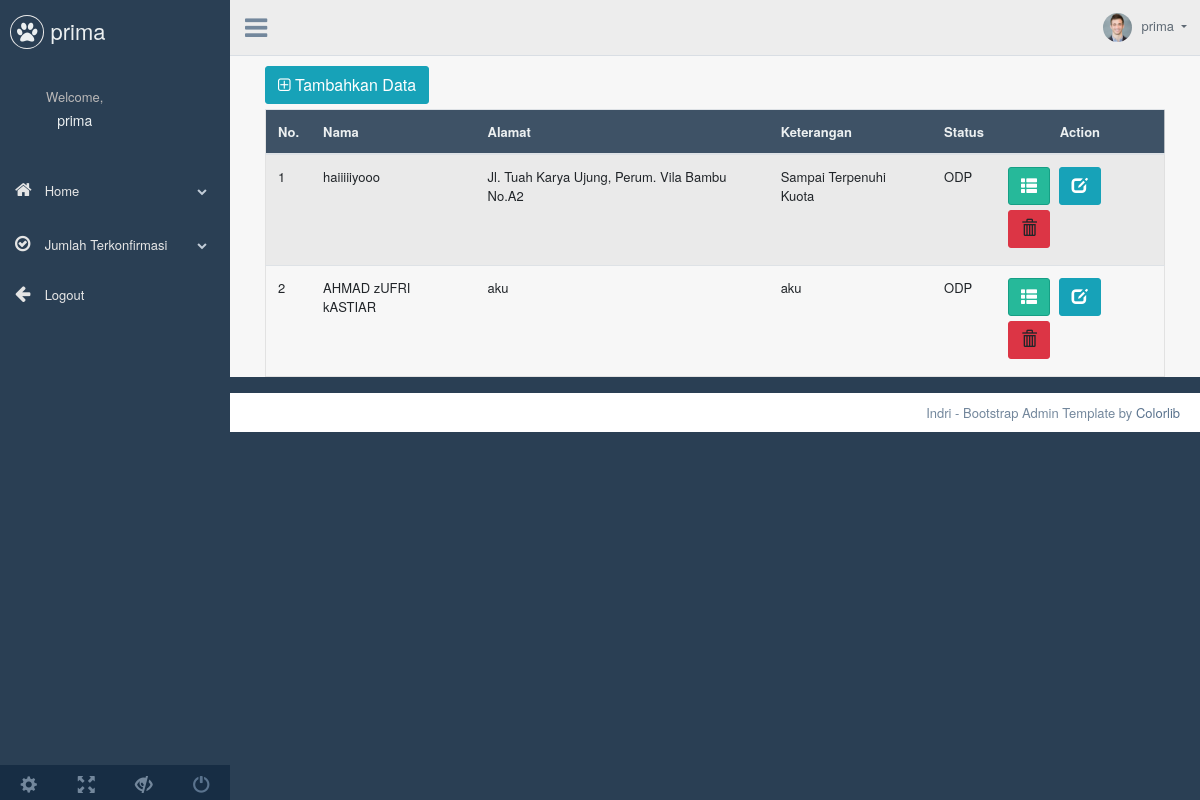
Page /app/views/odp/read.php (signed in) on the committed database.
### tables this page shows
CREATE TABLE `non_positif` (
  `id` int(11) NOT NULL,
  `status` varchar(250) NOT NULL,
  `nama` varchar(255) NOT NULL,
  `alamat` varchar(255) NOT NULL,
  `keterangan` varchar(255) NOT NULL
);

### app/views/odp/read.php (the view, shortened to what this page needs)
<?php include("atas.php") ?>
<div class="container-fluid">
    <table class="table table-striped jambo_table bulk_action">
        <div class="row">
            <div class="col-md-12">
                <a href="create.php" class="btn btn-info btn-md"> <span class="fa fa-plus-square-o"></span> Tambahkan
                    Data </a>
            </div>
        </div>
        <thead>
            <tr class="headings">
                <th class="column-title" style="display: table-cell;">No. </th>
                <th class="column-title" style="display: table-cell;">Nama </th>
                <th class="column-title" style="display: table-cell;">Alamat </th>
                <th class="column-title" style="display: table-cell;">Keterangan</th>
                <th class="column-title" style="display: table-cell;">Status </th>
                <th class="column-title no-link last text-center" style="display: table-cell;"><span
                        class="nobr">Action</span>
                </th>
            </tr>
        </thead>
        <tbody>
            <?php  $i=1;
                        if($result->rowCount() > 0) : ?>
            <?php foreach($result as $non_positif) : ?>
            <?php if($non_positif['status']=="ODP"): ?>
            <tr class="even pointer">
                <td class=" "><?=$i++ ?></td>
                <td class=" "><?=$non_positif['nama'] ?></td>
                <td class=" "><?=$non_positif['alamat'] ?></td>
                <td class=" "><?=$non_positif['keterangan'] ?></td>
                <td class=" "><?=$non_positif['status'] ?></td>
                <td>
                    <a title="detail" class="btn btn-success" href="detail.php?id=<?=$non_positif['id']?>"><span
                            class="glyphicon glyphicon-th-list"></span></a>
                    <a title="edit" class="btn btn-info" href="edit.php?id=<?=$non_positif['id']?>"><span
                            class="glyphicon glyphicon-edit"></span></a>
                    <a type="button" class="btn btn-danger" data-toggle="modal"
                        data-target=".bs-example-modal-sm-<?=$non_positif['id']?>">
                        <span class="glyphicon glyphicon-trash"></span></a>
                </td>
            </tr>
            <?php endif?>
            <?php endforeach ?>
            <?php endif ?>
        </tbody>
    </table>
</div>
<?php include("bawah.php") ?>

### rows in the picture
non_positif: nama "haiiiiiyooo", alamat "Jl. Tuah Karya Ujung, Perum. Vila Bambu No.A2", keterangan "Sampai Terpenuhi Kuota", status "ODP"
non_positif: nama "AHMAD zUFRI kASTIAR", alamat "aku", keterangan "aku", status "ODP"

### other values in the picture
$_SESSION["user"]["name"] "prima"
